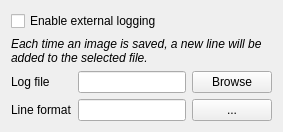
      <widget class="QWidget" name="pageSaveLog">
       <layout class="QFormLayout" name="formLayout_21">
        <item row="0" column="0" colspan="2">
         <widget class="QCheckBox" name="checkSaveLogEnable">
          <property name="text">
           <string>Enable external logging</string>
          </property>
         </widget>
        </item>
        <item row="2" column="0">
         <widget class="QLabel" name="labelSaveLogFile">
          <property name="text">
           <string>Log file</string>
          </property>
         </widget>
        </item>
        <item row="3" column="0">
         <widget class="QLabel" name="labelSaveLogFormat">
          <property name="text">
           <string>Line format</string>
          </property>
         </widget>
        </item>
        <item row="2" column="1">
         <layout class="QHBoxLayout" name="layoutSaveLogFile">
          <item>
           <widget class="QLineEdit" name="lineSaveLogFile"/>
          </item>
          <item>
           <widget class="QPushButton" name="buttonSaveLogFile">
            <property name="text">
             <string>Browse</string>
            </property>
           </widget>
          </item>
         </layout>
        </item>
        <item row="3" column="1">
         <layout class="QHBoxLayout" name="layoutSaveLogFormat">
          <item>
           <widget class="QLineEdit" name="lineSaveLogFormat"/>
          </item>
          <item>
           <widget class="QPushButton" name="buttonSaveLogFormat">
            <property name="text">
             <string notr="true">...</string>
            </property>
           </widget>
          </item>
         </layout>
        </item>
        <item row="1" column="0" colspan="2">
         <widget class="QLabel" name="labelSaveLogEnable">
          <property name="text">
           <string>&lt;i&gt;Each time an image is saved, a new line will be added to the selected file.&lt;/i&gt;</string>
          </property>
          <property name="wordWrap">
           <bool>true</bool>
          </property>
         </widget>
        </item>
       </layout>
      </widget>
